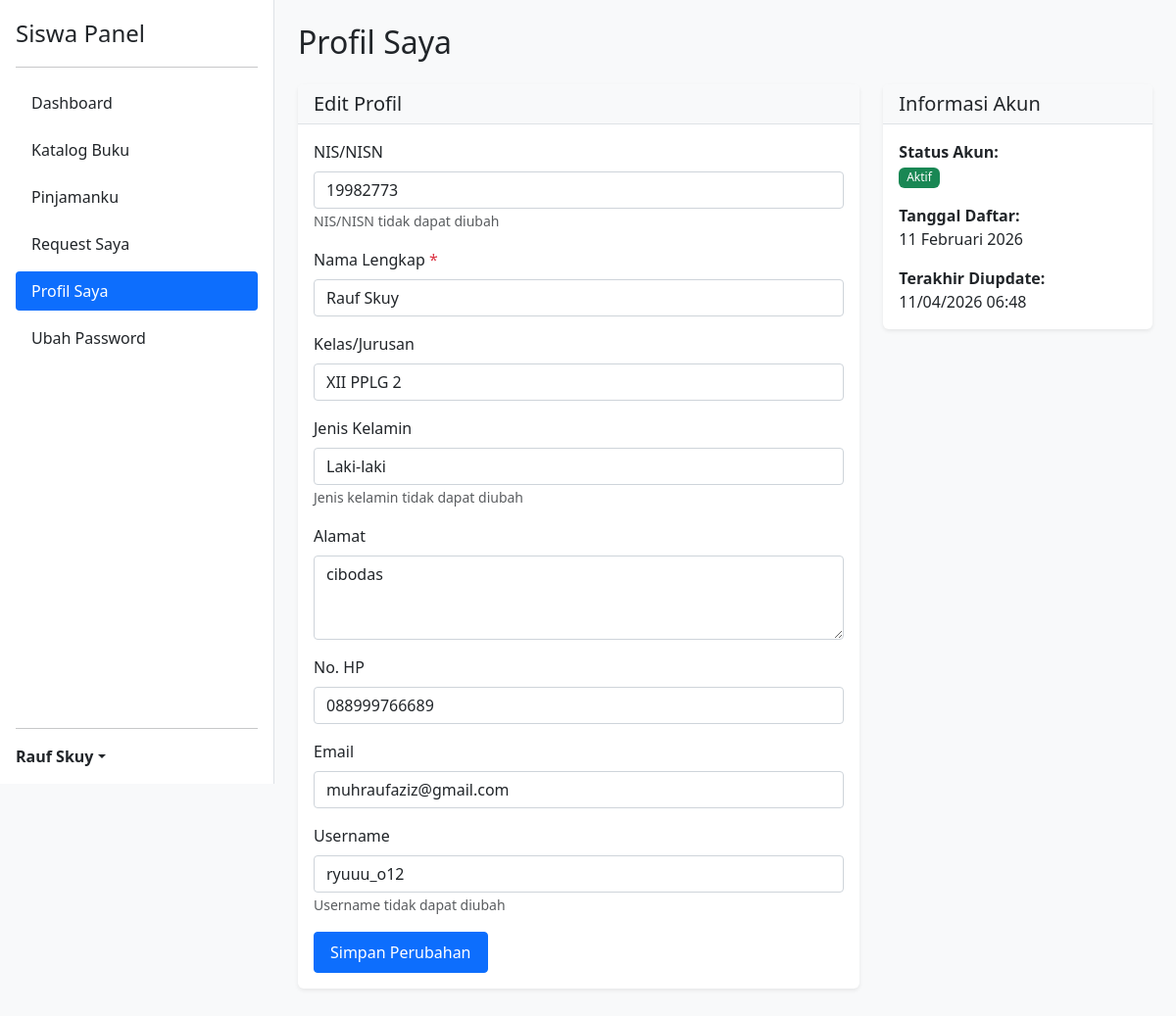
/siswa/profil.php (signed in), run on the app's committed database.
### tables this page shows
CREATE TABLE `anggota` (
  `id_anggota` int(11) NOT NULL,
  `nis_nisn` varchar(30) DEFAULT NULL,
  `nama` varchar(100) NOT NULL,
  `kelas_jurusan` varchar(50) DEFAULT NULL,
  `jenis_kelamin` enum('L','P') DEFAULT 'L',
  `alamat` text DEFAULT NULL,
  `nohp` varchar(20) DEFAULT NULL,
  `email` varchar(100) DEFAULT NULL,
  `username` varchar(50) DEFAULT NULL,
  `password` varchar(255) DEFAULT NULL,
  `tanggal_daftar` date DEFAULT curdate(),
  `status_aktif` tinyint(1) DEFAULT 1,
  `created_at` datetime DEFAULT current_timestamp(),
  `updated_at` datetime DEFAULT current_timestamp() ON UPDATE current_timestamp()
);

### includes/fungsi.php (called while the page is built, shortened)
<?php
function formatTanggal($tanggal) {
    $bulan = array(
        1 => 'Januari', 'Februari', 'Maret', 'April', 'Mei', 'Juni',
        'Juli', 'Agustus', 'September', 'Oktober', 'November', 'Desember'
    );
    $split = explode('-', $tanggal);
    return $split[2] . ' ' . $bulan[(int)$split[1]] . ' ' . $split[0];
}
?>

### siswa/profil.php (the view, shortened to what this page needs)
<?php
require_once '../koneksi.php';
require_once '../includes/fungsi.php';
include '../includes/header.php';
$id_anggota = $_SESSION['user_id'];
$anggota = mysqli_fetch_assoc(mysqli_query($koneksi, "SELECT * FROM anggota WHERE id_anggota = $id_anggota"));
?>
<div class="d-flex">
    <?php include '../includes/sidebar_siswa.php'; ?>
    <div class="flex-grow-1 p-4" style="margin-left: 280px;">
        <h2 class="mb-4">Profil Saya</h2>
        <div class="row">
            <div class="col-md-8">
                <div class="card">
                    <div class="card-header">
                        <h5 class="mb-0">Edit Profil</h5>
                    </div>
                    <div class="card-body">
                        <form method="POST">
                            <div class="mb-3">
                                <label class="form-label">NIS/NISN</label>
                                <input type="text" class="form-control" value="<?php echo $anggota['nis_nisn']; ?>" readonly>
                                <small class="text-muted">NIS/NISN tidak dapat diubah</small>
                            </div>
                            <div class="mb-3">
                                <label class="form-label">Nama Lengkap <span class="text-danger">*</span></label>
                                <input type="text" name="nama" class="form-control" value="<?php echo $anggota['nama']; ?>" required>
                            </div>
                            <div class="mb-3">
                                <label class="form-label">Kelas/Jurusan</label>
                                <input type="text" name="kelas_jurusan" class="form-control" value="<?php echo $anggota['kelas_jurusan']; ?>">
                            </div>
                            <div class="mb-3">
                                <label class="form-label">Jenis Kelamin</label>
                                <input type="text" class="form-control" value="<?php echo $anggota['jenis_kelamin'] == 'L' ? 'Laki-laki' : 'Perempuan'; ?>" readonly>
                                <small class="text-muted">Jenis kelamin tidak dapat diubah</small>
                            </div>
                            <div class="mb-3">
                                <label class="form-label">Alamat</label>
                                <textarea name="alamat" class="form-control" rows="3"><?php echo $anggota['alamat']; ?></textarea>
                            </div>
                            <div class="mb-3">
                                <label class="form-label">No. HP</label>
                                <input type="text" name="nohp" class="form-control" value="<?php echo $anggota['nohp']; ?>">
                            </div>
                            <div class="mb-3">
                                <label class="form-label">Email</label>
                                <input type="email" name="email" class="form-control" value="<?php echo $anggota['email']; ?>">
                            </div>
                            <div class="mb-3">
                                <label class="form-label">Username</label>
                                <input type="text" class="form-control" value="<?php echo $anggota['username']; ?>" readonly>
                                <small class="text-muted">Username tidak dapat diubah</small>
                            </div>
                            <button type="submit" class="btn btn-primary">Simpan Perubahan</button>
                        </form>
                    </div>
                </div>
            </div>
            <div class="col-md-4">
                <div class="card">
                    <div class="card-header">
                        <h5 class="mb-0">Informasi Akun</h5>
                    </div>
                    <div class="card-body">
                        <p><strong>Status Akun:</strong><br>
                            <span class="badge bg-<?php echo $anggota['status_aktif'] ? 'success' : 'danger'; ?>">
                                <?php echo $anggota['status_aktif'] ? 'Aktif' : 'Nonaktif'; ?>
                            </span>
                        </p>
                        <p><strong>Tanggal Daftar:</strong><br>
                            <?php echo formatTanggal($anggota['tanggal_daftar']); ?>
                        </p>
                        <p class="mb-0"><strong>Terakhir Diupdate:</strong><br>
                            <?php echo date('d/m/Y H:i', strtotime($anggota['updated_at'])); ?>
                        </p>
                    </div>
                </div>
            </div>
        </div>
    </div>
</div>
<?php include '../includes/footer.php'; ?>

### assets/css/style.css (style rules this page uses)
body { font-family: 'Segoe UI', Tahoma, Geneva, Verdana, sans-serif; background-color: #f8f9fa; }
.card { border: none; box-shadow: 0 0.125rem 0.25rem rgba(0, 0, 0, 0.075); margin-bottom: 1.5rem; }
.card-header { background-color: #f8f9fa; border-bottom: 1px solid #dee2e6; font-weight: 600; }
.btn { border-radius: 0.25rem; font-weight: 500; padding: 0.5rem 1rem; transition: all 0.3s ease; }
.form-control, .form-select { border-radius: 0.25rem; border: 1px solid #ced4da; }
.badge { padding: 0.35em 0.65em; font-weight: 500; }
.card { animation: fadeIn 0.5s ease-in-out; }
.flex-grow-1 { min-height: 100vh; }

### data on the page
anggota: nis_nisn "19982773", nama "Rauf Skuy", kelas_jurusan "XII PPLG 2", jenis_kelamin "Laki-laki", alamat "cibodas", nohp "088999766689", email "muhraufaziz@gmail.com", username "ryuuu_o12", tanggal_daftar "11 Februari 2026", updated_at "11/04/2026 06:48"

### other printed values
$_SESSION['nama'] "Rauf Skuy"
